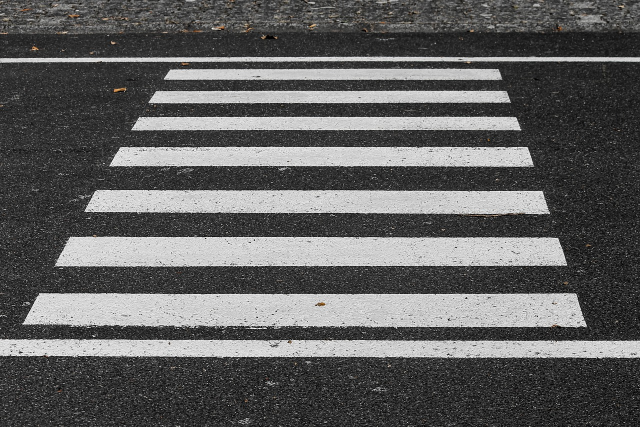
#> input picture Source/haar_model/neg/file.png, 1280 x 853 px, given in place of file.bmp, which was not available (shown at 1/2 size)
$ jupyter execute trainingv2.ipynb   (shell and % lines are left out)   (text cells are left out)
#> lines starting #> are read from the running program, lines starting #| are printed output that depends on the picture; after the words box and inside, x2 and y2 are one past the last pixel; in counts of white or black regions, pixels touching at a corner belong together; pictures that were not available may be replaced by others from this repository, and a replacement may not be noted
[cell 1]
from google.colab.patches import cv2_imshow
import cv2
import os

[cell 2]
os.mkdir('pos')
os.mkdir('neg')
os.mkdir('xml_data')

[cell 3]
img = cv2.imread('/content/file.bmp')
#> img is the input picture: shape (853, 1280, 3); mean B, G, R 95.7, 95.9, 96.1
img = cv2.cvtColor(img, cv2.COLOR_BGR2GRAY)
#> img: shape (853, 1280)
cv2.imwrite('/content/pos/file.bmp', img)
#> Out = True

[cell 4]
for negImage in os.listdir('/content/neg'):
  img = cv2.imread(os.path.join('/content/neg', negImage))
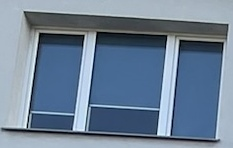
#> input picture haar_model/neg/file0.jpg, 233 x 148 px, found by its file name
#> img is the input picture: shape (148, 233, 3); mean B, G, R 149.7, 128.3, 109.1
  img = cv2.cvtColor(img, cv2.COLOR_BGR2GRAY)
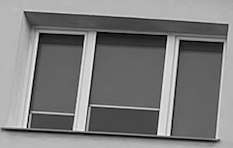
#> img: shape (148, 233); min 0, max 251, mean 125
  img = cv2.resize(img, (275, 125))
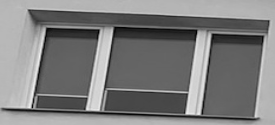
#> img: shape (125, 275); min 1, max 243, mean 124.9
  cv2.imwrite(os.path.join('/content/neg', negImage), img)
#> pass 2 of the loop `for negImage in os.listdir('/content/neg'):`:
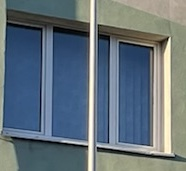
#> input picture haar_model/neg/file101.jpg, 186 x 171 px, found by its file name
#> img is the input picture: shape (171, 186, 3); mean B, G, R 123.6, 114.4, 100.6
#> `img = cv2.cvtColor(img, cv2.COLOR_BGR2GRAY)`:
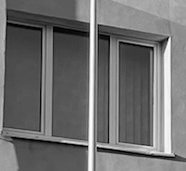
#> img: shape (171, 186); min 0, max 254, mean 111.3
#> `img = cv2.resize(img, (275, 125))`:
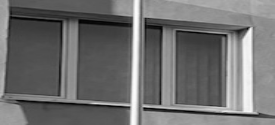
#> img: shape (125, 275); min 2, max 253, mean 111.2
#> pass 3 of the loop `for negImage in os.listdir('/content/neg'):`:
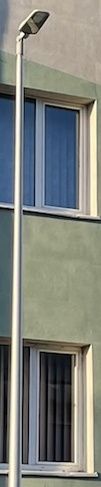
#> input picture haar_model/neg/file102.jpg, 101 x 487 px, found by its file name
#> img is the input picture: shape (487, 101, 3); mean B, G, R 125.3, 132.3, 129.4
#> `img = cv2.cvtColor(img, cv2.COLOR_BGR2GRAY)`:
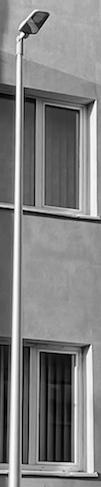
#> img: shape (487, 101); min 0, max 253, mean 130.6
#> `img = cv2.resize(img, (275, 125))`:
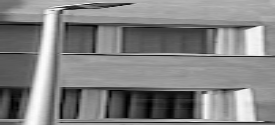
#> img: shape (125, 275); min 0, max 253, mean 130.2

[cell 5]
with open('neg.txt', 'a') as file:
  for negImage in os.listdir('/content/neg'):
    file.write(os.path.join('/content/neg', negImage))
    file.write('\n')
#> pass 2 of the loop `for negImage in os.listdir('/content/neg'):`:
#> pass 3 of the loop `for negImage in os.listdir('/content/neg'):`:

[cell 6]
# load the image and convert it to grayscale
image = cv2.imread('/content/file.bmp')
grayImage = cv2.cvtColor(image, cv2.COLOR_BGR2GRAY)

# load the line detector and detect lines in the image
lineDetector = cv2.CascadeClassifier('/content/xml_data/cascade.xml') # link do xml'a

# Use the below code, if you are using OpenCv 3.0+
lineRegions = lineDetector.detectMultiScale(grayImage, scaleFactor=1.09, minNeighbors=6, minSize=(32, 32), flags=cv2.CASCADE_SCALE_IMAGE)
#> lineRegions = [[166, 764, 219, 62], [115, 216, 224, 64], [30, 250, 218, 62], [510, 725, 250, 71]]

print(f"Total {len(lineRegions)} line(s) found on the image")
#| Total 4 line(s) found on the image

# Now we loop over the lines and draw a rectangle
# around each of the image line which we found.
for (x, y, w, h) in lineRegions:
	cv2.rectangle(image, (x, y), (x + w, y + h), (0, 255, 255), 1)
#> this loop made 4 passes
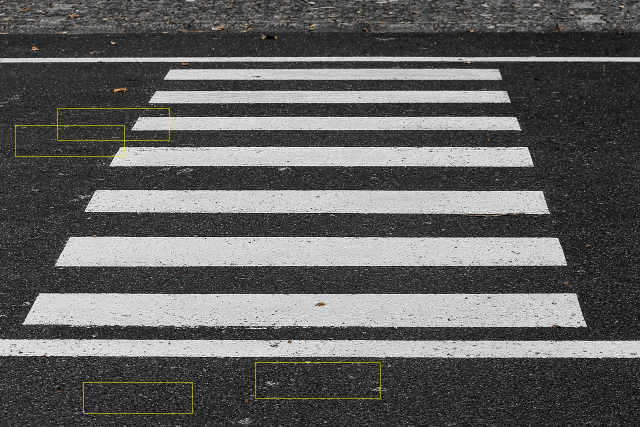
#> image: shape (853, 1280, 3) (shown at 1/2 size); 0.21% of pixels changed, all inside (x1, y1, x2, y2) = (30, 216, 761, 827)

# show the detected lines on screen
cv2_imshow(image)
